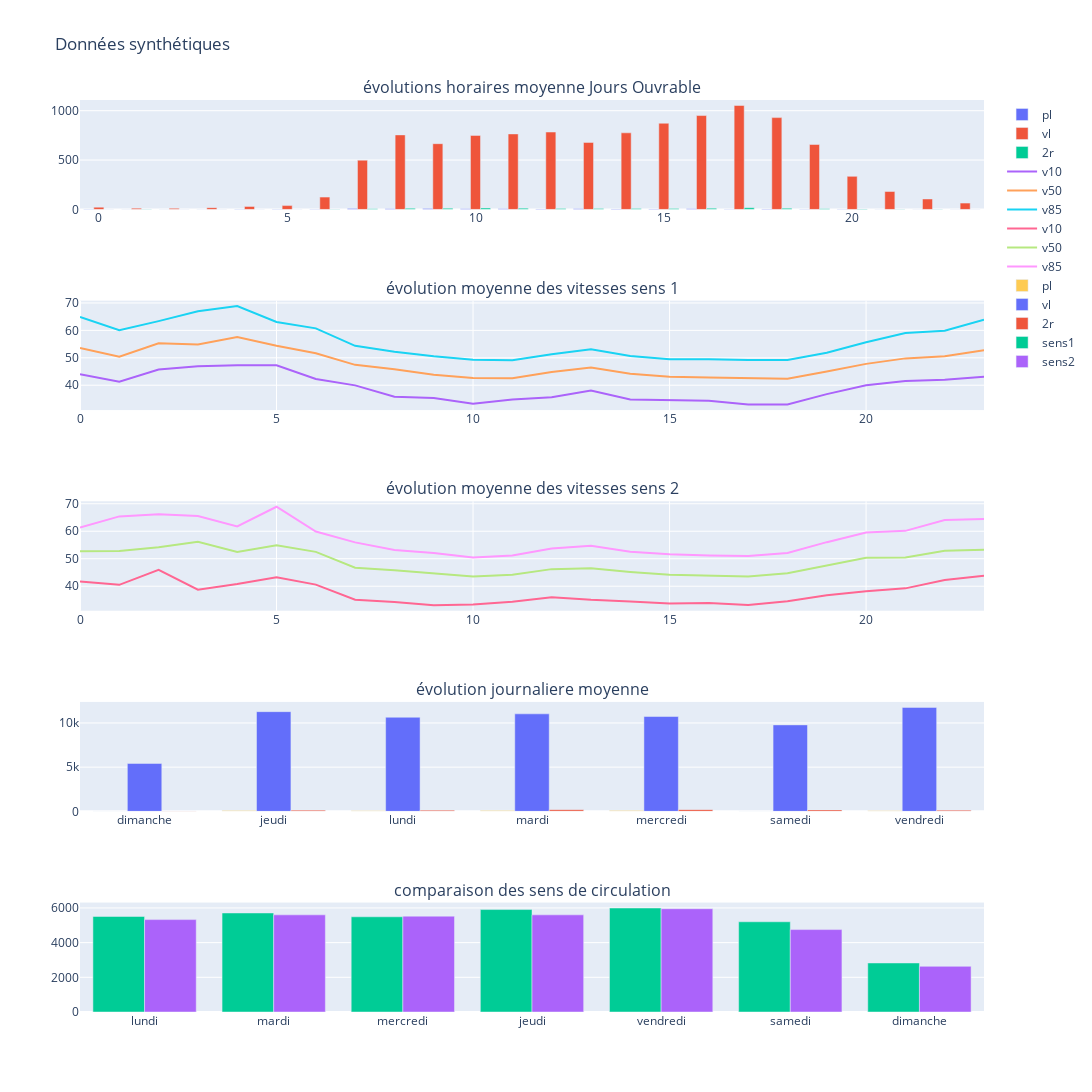

Source (notebook cell):
### Code cell
fig = make_subplots(rows=5, cols=1,subplot_titles=('évolutions horaires moyenne Jours Ouvrable','évolution moyenne des vitesses sens 1',
                                                   'évolution moyenne des vitesses sens 2','évolution journaliere moyenne', 'comparaison des sens de circulation'))
for t in ['pl','vl','2r'] :
    donnees=cpt.dicoHoraire['mjo']['2sens'].loc[cpt.dicoHoraire['mjo']['2sens'].type_veh==t].groupby( ['heure','type_veh']).sum().reset_index()
    fig.add_trace(go.Bar(x=donnees.heure,y=donnees.nbVeh, name=t), row=1, col=1)

for v in ('v10','v50','v85') : 
    vts=cpt.dfMoyenne.loc[(cpt.dfMoyenne.jour.isin(dicoHoraire['mja']['listJours'])) & (cpt.dfMoyenne.sens=='sens1')
       ].groupby(['heure','sens'])[v].mean().reset_index()
    fig.add_trace(go.Scatter(x=vts['heure'], y=vts[v], name=v),row=2, col=1)

for v in ('v10','v50','v85') : 
    vts=cpt.dfMoyenne.loc[(cpt.dfMoyenne.jour.isin(dicoHoraire['mja']['listJours'])) & (cpt.dfMoyenne.sens=='sens2')
       ].groupby(['heure','sens'])[v].mean().reset_index()
    fig.add_trace(go.Scatter(x=vts['heure'], y=vts[v], name=v),row=3, col=1)

for t in ['pl','vl','2r'] :
    donnees=cpt.dicoJournalier['mja']['2sens'].loc[cpt.dicoJournalier['mja']['2sens'].type_veh==t].groupby(['jour','type_veh']).nbVeh.sum().reset_index()
    fig.add_trace(go.Bar(x=donnees.jour,y=donnees.nbVeh, name=t), row=4, col=1)

for s in ['sens1','sens2'] :
    donnees=cpt.dicoJournalier['mja']['compSens'].loc[cpt.dicoJournalier['mja']['compSens'].sens==s]
    fig.add_trace(go.Bar(x=donnees.jour,y=donnees.nbVeh, name=s), row=5, col=1)

fig.update_layout(height=2000, width=1500,title_text="Données synthétiques")

### Figure 1 — Plotly figure (JSON) as saved in the notebook; plotly's stock layout.template omitted (floating-point values rounded to 4 significant figures)
{"data": [{"name": "pl", "type": "bar", "x": [0, 1, 2, 3, 4, 5, 6, 7, 8, 9, 10, 11, 12, 13, 14, 15, 16, 17, 18, 19, 20, 21, 22, 23], "xaxis": "x", "y": [1, 0, 0, 0, 1, 1, 2, 10, 8, 10, 8, 7, 5, 6, 5, 5, 7, 2, 4, 1, 2, 0, 0, 0], "yaxis": "y"}, {"name": "vl", "type": "bar", "x": [0, 1, 2, 3, 4, 5, 6, 7, 8, 9, 10, 11, 12, 13, 14, 15, 16, 17, 18, 19, 20, 21, 22, 23], "xaxis": "x", "y": [23, 13, 11, 18, 31, 39, 125, 499, 755, 666, 750, 765, 784, 679, 776, 873, 951, 1053, 930, 658, 335, 182, 106, 64], "yaxis": "y"}, {"name": "2r", "type": "bar", "x": [0, 1, 2, 3, 4, 5, 6, 7, 8, 9, 10, 11, 12, 13, 14, 15, 16, 17, 18, 19, 20, 21, 22, 23], "xaxis": "x", "y": [0, 1, 0, 0, 0, 0, 2, 8, 11, 12, 14, 13, 10, 9, 9, 10, 12, 17, 12, 7, 4, 1, 1, 0], "yaxis": "y"}, {"name": "v10", "type": "scatter", "x": [0, 1, 2, 3, 4, 5, 6, 7, 8, 9, 10, 11, 12, 13, 14, 15, 16, 17, 18, 19, 20, 21, 22, 23], "xaxis": "x2", "y": [43.98, 41.31, 45.74, 46.89, 47.26, 47.24, 42.26, 39.94, 35.79, 35.34, 33.29, 34.79, 35.57, 38.06, 34.77, 34.43, 34.29, 32.93, 33, 36.76, 40, 41.56, 41.99, 43.13], "yaxis": "y2"}, {"name": "v50", "type": "scatter", "x": [0, 1, 2, 3, 4, 5, 6, 7, 8, 9, 10, 11, 12, 13, 14, 15, 16, 17, 18, 19, 20, 21, 22, 23], "xaxis": "x2", "y": [53.61, 50.43, 55.32, 54.86, 57.61, 54.36, 51.64, 47.43, 45.79, 43.79, 42.64, 42.5, 44.79, 46.43, 44.18, 43.07, 42.79, 42.5, 42.36, 45, 47.79, 49.79, 50.57, 52.79], "yaxis": "y2"}, {"name": "v85", "type": "scatter", "x": [0, 1, 2, 3, 4, 5, 6, 7, 8, 9, 10, 11, 12, 13, 14, 15, 16, 17, 18, 19, 20, 21, 22, 23], "xaxis": "x2", "y": [64.86, 60.07, 63.37, 66.96, 68.85, 63.04, 60.72, 54.35, 52.22, 50.55, 49.31, 49.07, 51.31, 53.14, 50.63, 49.43, 49.49, 49.21, 49.21, 51.82, 55.64, 59.01, 59.88, 63.88], "yaxis": "y2"}, {"name": "v10", "type": "scatter", "x": [0, 1, 2, 3, 4, 5, 6, 7, 8, 9, 10, 11, 12, 13, 14, 15, 16, 17, 18, 19, 20, 21, 22, 23], "xaxis": "x3", "y": [41.75, 40.5, 45.96, 38.71, 40.79, 43.24, 40.58, 35.09, 34.26, 33.07, 33.36, 34.39, 36, 35.06, 34.47, 33.72, 33.86, 33.21, 34.5, 36.74, 38.13, 39.21, 42.26, 43.84], "yaxis": "y3"}, {"name": "v50", "type": "scatter", "x": [0, 1, 2, 3, 4, 5, 6, 7, 8, 9, 10, 11, 12, 13, 14, 15, 16, 17, 18, 19, 20, 21, 22, 23], "xaxis": "x3", "y": [52.75, 52.86, 54.18, 56.14, 52.43, 54.93, 52.5, 46.71, 45.79, 44.64, 43.57, 44.14, 46.21, 46.57, 45.21, 44.14, 43.93, 43.5, 44.71, 47.57, 50.39, 50.46, 52.93, 53.29], "yaxis": "y3"}, {"name": "v85", "type": "scatter", "x": [0, 1, 2, 3, 4, 5, 6, 7, 8, 9, 10, 11, 12, 13, 14, 15, 16, 17, 18, 19, 20, 21, 22, 23], "xaxis": "x3", "y": [61.34, 65.4, 66.16, 65.54, 61.77, 68.91, 59.89, 55.94, 53.14, 52.1, 50.43, 51.21, 53.73, 54.71, 52.57, 51.64, 51.21, 51.0, 52.07, 56.03, 59.56, 60.14, 64.06, 64.46], "yaxis": "y3"}, {"name": "pl", "type": "bar", "x": ["dimanche", "jeudi", "lundi", "mardi", "mercredi", "samedi", "vendredi"], "xaxis": "x4", "y": [11, 96, 65, 103, 106, 15, 63], "yaxis": "y4"}, {"name": "vl", "type": "bar", "x": ["dimanche", "jeudi", "lundi", "mardi", "mercredi", "samedi", "vendredi"], "xaxis": "x4", "y": [5420, 11276, 10644, 11030, 10725, 9780, 11758], "yaxis": "y4"}, {"name": "2r", "type": "bar", "x": ["dimanche", "jeudi", "lundi", "mardi", "mercredi", "samedi", "vendredi"], "xaxis": "x4", "y": [30, 139, 130, 180, 188, 161, 131], "yaxis": "y4"}, {"name": "sens1", "type": "bar", "x": ["lundi", "mardi", "mercredi", "jeudi", "vendredi", "samedi", "dimanche"], "xaxis": "x5", "y": [5510, 5711, 5491, 5908, 5996, 5203, 2827], "yaxis": "y5"}, {"name": "sens2", "type": "bar", "x": ["lundi", "mardi", "mercredi", "jeudi", "vendredi", "samedi", "dimanche"], "xaxis": "x5", "y": [5329, 5603, 5528, 5603, 5956, 4753, 2634], "yaxis": "y5"}], "layout": {"annotations": [{"font": {"size": 16}, "showarrow": false, "text": "évolutions horaires moyenne Jours Ouvrable", "x": 0.5, "xanchor": "center", "xref": "paper", "y": 1, "yanchor": "bottom", "yref": "paper"}, {"font": {"size": 16}, "showarrow": false, "text": "évolution moyenne des vitesses sens 1", "x": 0.5, "xanchor": "center", "xref": "paper", "y": 0.78, "yanchor": "bottom", "yref": "paper"}, {"font": {"size": 16}, "showarrow": false, "text": "évolution moyenne des vitesses sens 2", "x": 0.5, "xanchor": "center", "xref": "paper", "y": 0.56, "yanchor": "bottom", "yref": "paper"}, {"font": {"size": 16}, "showarrow": false, "text": "évolution journaliere moyenne", "x": 0.5, "xanchor": "center", "xref": "paper", "y": 0.34, "yanchor": "bottom", "yref": "paper"}, {"font": {"size": 16}, "showarrow": false, "text": "comparaison des sens de circulation", "x": 0.5, "xanchor": "center", "xref": "paper", "y": 0.12, "yanchor": "bottom", "yref": "paper"}], "height": 2000, "title": {"text": "Données synthétiques"}, "width": 1500, "xaxis": {"anchor": "y", "autorange": true, "domain": [0, 1], "range": [-0.5, 23.5], "type": "linear"}, "xaxis2": {"anchor": "y2", "autorange": true, "domain": [0, 1], "range": [0, 23], "type": "linear"}, "xaxis3": {"anchor": "y3", "autorange": true, "domain": [0, 1], "range": [0, 23], "type": "linear"}, "xaxis4": {"anchor": "y4", "autorange": true, "domain": [0, 1], "range": [-0.5, 6.5], "type": "category"}, "xaxis5": {"anchor": "y5", "autorange": true, "domain": [0, 1], "range": [-0.5, 6.5], "type": "category"}, "yaxis": {"anchor": "x", "autorange": true, "domain": [0.88, 1], "range": [0, 1108.0], "type": "linear"}, "yaxis2": {"anchor": "x2", "autorange": true, "domain": [0.66, 0.78], "range": [30.93, 70.84], "type": "linear"}, "yaxis3": {"anchor": "x3", "autorange": true, "domain": [0.44, 0.56], "range": [31.08, 70.91], "type": "linear"}, "yaxis4": {"anchor": "x4", "autorange": true, "domain": [0.22, 0.34], "range": [0, 12380.0], "type": "linear"}, "yaxis5": {"anchor": "x5", "autorange": true, "domain": [0, 0.12], "range": [0, 6312.0], "type": "linear"}}}
